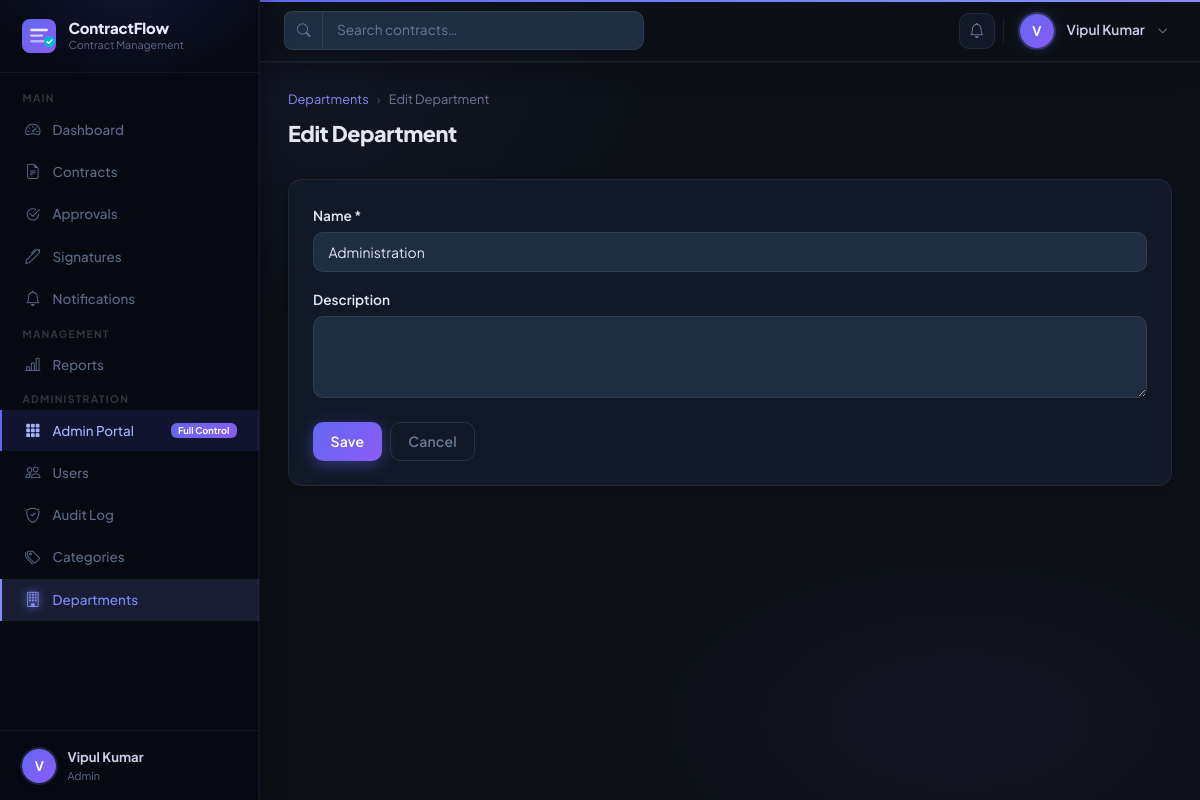
Page /departments/4/edit/ (signed in) on the committed database.
### accounts/models.py (models this page shows, shortened)
class User(AbstractUser):
    class Role(models.TextChoices):
        ADMIN = "ADMIN", "Admin"
        MANAGER = "MANAGER", "Manager"
        EMPLOYEE = "EMPLOYEE", "Employee"
    class Status(models.TextChoices):
        ACTIVE = "ACTIVE", "Active"
        INACTIVE = "INACTIVE", "Inactive"
        SUSPENDED = "SUSPENDED", "Suspended"
    role = models.CharField(
        max_length=20,
        choices=Role.choices,
        default=Role.EMPLOYEE,
    )
    status = models.CharField(
        max_length=20,
        choices=Status.choices,
        default=Status.ACTIVE,
    )
    phone = models.CharField(max_length=20, blank=True)
    department = models.ForeignKey(
        Department,
        on_delete=models.SET_NULL,
        null=True,
        blank=True,
        related_name="users",
    )
    @property
    def is_admin(self):
        return self.role == self.Role.ADMIN
    @property
    def is_manager(self):
        return self.role == self.Role.MANAGER
    @property
    def full_name(self):
        return f"{self.first_name} {self.last_name}".strip() or self.username

class Department(models.Model):
    name = models.CharField(max_length=100, unique=True)
    description = models.TextField(blank=True)
    created_at = models.DateTimeField(auto_now_add=True)
    class Meta:
        ordering = ["name"]

### accounts/views.py (the view)
# urls.py: path("departments/<int:pk>/edit/",      views.department_edit,   name="department_edit"),
@login_required
@admin_required
def department_edit(request, pk):
    dept = get_object_or_404(Department, pk=pk)
    form = DepartmentForm(request.POST or None, instance=dept)
    if request.method == "POST" and form.is_valid():
        form.save()
        log_action(request, AuditLog.Action.UPDATE, "accounts",
                   f"Updated department '{dept.name}'", "Department", dept.pk)
        messages.success(request, f"Department '{dept.name}' updated.")
        return redirect("accounts:department_list")
    return render(request, "accounts/department_form.html", {
        "form": form, "title": "Edit Department",
    })

### accounts/forms.py
class DepartmentForm(forms.ModelForm):
    class Meta:
        model = Department
        fields = ["name", "description"]
        widgets = {
            "name":        forms.TextInput(attrs={"class": "form-control"}),
            "description": forms.Textarea(attrs={"class": "form-control", "rows": 3}),
        }

### notifications/context_processors.py (called while the page is built)
def unread_notifications(request):
    if request.user.is_authenticated:
        count = Notification.objects.filter(
            recipient=request.user,
            status=Notification.Status.UNREAD,
        ).count()
        return {"unread_notification_count": count}
    return {"unread_notification_count": 0}

### templates/accounts/department_form.html (shortened to what this page needs)
{% extends "base.html" %}
{% block nav_departments %}active{% endblock %}
{% block content %}
<div class="page-header">
  <div>
    <nav aria-label="breadcrumb"><ol class="breadcrumb">
      <li class="breadcrumb-item"><a href="{% url 'accounts:department_list' %}">Departments</a></li>
      <li class="breadcrumb-item active">{{ title }}</li>
    </ol></nav>
    <h1 class="page-title">{{ title }}</h1>
  </div>
</div>
<div class="card">
  <div class="card-body p-3 p-md-4">
    <form method="POST" novalidate>{% csrf_token %}
      <div class="mb-3"><label class="form-label">Name *</label>{{ form.name }}{% if form.name.errors %}<div class="text-danger small mt-1">{{ form.name.errors.0 }}</div>{% endif %}</div>
      <div class="mb-4"><label class="form-label">Description</label>{{ form.description }}</div>
      <div class="d-flex gap-2">
        <button type="submit" class="btn btn-primary">Save</button>
        <a href="{% url 'accounts:department_list' %}" class="btn btn-outline-secondary">Cancel</a>
      </div>
    </form>
  </div>
</div>
{% endblock %}

### templates/base.html (shortened to what this page needs)
{% load static %}
<!DOCTYPE html>
<html lang="en">
<head>
  <link href="https://cdn.jsdelivr.net/npm/bootstrap@5.3.3/dist/css/bootstrap.min.css" rel="stylesheet">
  <link href="https://cdn.jsdelivr.net/npm/bootstrap-icons@1.11.3/font/bootstrap-icons.min.css" rel="stylesheet">
  <link href="{% static 'css/crm.css' %}" rel="stylesheet">
</head>
<body>
<div class="crm-wrapper">
  <aside class="sidebar" id="crm-sidebar">
    <a class="sidebar-brand" href="{% url 'dashboard:index' %}">
      <div>
        <div class="brand-text">ContractFlow</div>
        <div class="brand-sub">Contract Management</div>
      </div>
    </a>
    <nav class="sidebar-nav">
      <span class="nav-section-label">Main</span>
      <a class="sidebar-link {% block nav_dashboard %}{% endblock %}"
         href="{% url 'dashboard:index' %}">
        <span class="nav-icon"><i class="bi bi-speedometer2"></i></span>
        Dashboard
      </a>
      <a class="sidebar-link {% block nav_contracts %}{% endblock %}"
         href="{% url 'contracts:contract_list' %}">
        <span class="nav-icon"><i class="bi bi-file-earmark-text"></i></span>
        Contracts
      </a>
      <a class="sidebar-link {% block nav_approvals %}{% endblock %}"
         href="{% url 'approvals:approval_list' %}">
        <span class="nav-icon"><i class="bi bi-check2-circle"></i></span>
        Approvals
      </a>
      <a class="sidebar-link {% block nav_signatures %}{% endblock %}"
         href="{% url 'signatures:signature_list' %}">
        <span class="nav-icon"><i class="bi bi-pen"></i></span>
        Signatures
      </a>
      <a class="sidebar-link {% block nav_notifications %}{% endblock %}"
         href="{% url 'notifications:notification_list' %}">
        <span class="nav-icon"><i class="bi bi-bell"></i></span>
        Notifications
      </a>
      {% if request.user.is_manager or request.user.is_admin %}
      <span class="nav-section-label">Management</span>
      <a class="sidebar-link {% block nav_reports %}{% endblock %}"
         href="{% url 'reports:reports_index' %}">
        <span class="nav-icon"><i class="bi bi-bar-chart-line"></i></span>
        Reports
      </a>
      {% endif %}
      {% if request.user.is_admin %}
      <span class="nav-section-label">Administration</span>
      <a class="sidebar-link"
         href="{% url 'accounts:admin_portal' %}"
         style="background:rgba(99,102,241,.12);border-left-color:#6366f1;color:#a5b4fc;">
        <span class="nav-icon"><i class="bi bi-grid-3x3-gap-fill"></i></span>
        Admin Portal
        <span class="badge ms-auto" style="background:linear-gradient(135deg,#6366f1,#8b5cf6);color:#fff;font-size:.58rem;padding:.18rem .45rem;">Full Control</span>
      </a>
      <a class="sidebar-link {% block nav_users %}{% endblock %}"
         href="{% url 'accounts:user_list' %}">
        <span class="nav-icon"><i class="bi bi-people"></i></span>
        Users
      </a>
      <a class="sidebar-link {% block nav_audit %}{% endblock %}"
         href="{% url 'audit:audit_list' %}">
        <span class="nav-icon"><i class="bi bi-shield-check"></i></span>
        Audit Log
      </a>
      <a class="sidebar-link {% block nav_categories %}{% endblock %}"
         href="{% url 'contracts:category_list' %}">
        <span class="nav-icon"><i class="bi bi-tags"></i></span>
        Categories
      </a>
      <a class="sidebar-link {% block nav_departments %}{% endblock %}"
         href="{% url 'accounts:department_list' %}">
        <span class="nav-icon"><i class="bi bi-building"></i></span>
        Departments
      </a>
      {% endif %}
    </nav>
    <div class="sidebar-footer">
      <div class="sidebar-user">
        <div class="sidebar-avatar">{{ request.user.username|first|upper }}</div>
        <div class="sidebar-user-info">
          <div class="name">{{ request.user.full_name }}</div>
          <div class="role">{{ request.user.get_role_display }}</div>
        </div>
      </div>
    </div>
  </aside>
  <div class="main-area">
    <header class="topbar">
      <form class="topbar-search d-none d-md-flex"
            action="{% url 'contracts:contract_list' %}"
            method="get">
        <div class="input-group">
          <span class="input-group-text rounded-start-3 border-end-0">
            <i class="bi bi-search" style="font-size:.85rem;"></i>
          </span>
          <input type="text" name="search" class="form-control"
                 placeholder="Search contracts…"
                 value="{{ request.GET.search|default:'' }}">
        </div>
      </form>
      <div class="topbar-actions">
        <a href="{% url 'notifications:notification_list' %}" class="btn-icon" title="Notifications">
          <i class="bi bi-bell"></i>
        </a>
        <div class="dropdown">
          <div class="topbar-user" data-bs-toggle="dropdown" aria-expanded="false">
            <div class="topbar-avatar">{{ request.user.username|first|upper }}</div>
            <span class="d-none d-md-inline ms-1"
                  style="font-size:.855rem;font-weight:600;color:#c8ceee;">
              {{ request.user.full_name }}
            </span>
            <i class="bi bi-chevron-down ms-1 d-none d-md-inline"
               style="font-size:.65rem;color:#9ca3af;"></i>
          </div>
        </div>
      </div>
    </header>
    <main class="page-content" style="position:relative;z-index:1;">
      {% block content %}{% endblock %}
    </main>
  </div>
</div>
</body>
</html>

### rows in the picture
User: user.username|first "V", user.full_name "Vipul Kumar", user.role "Admin"
Department: name "Administration"

### other values in the picture
{{ title }} "Edit Department"
